Frame 1 (no input): blank canvas, image omitted
Frame 60 (no input): blank canvas, image omitted
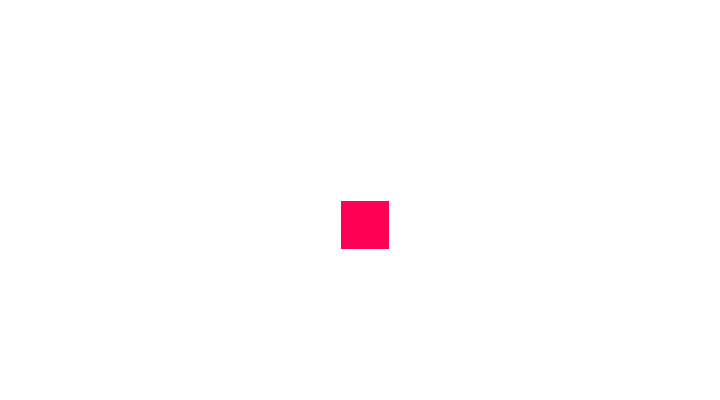
Frame 120 (the mouse pressed at the canvas centre since frame 60)

The p5.js sketch whose frames 1 and 60 were blank and that drew this single picture after the mouse press (run headless with seeded random() and noise() and a simulated clock; from frame 60 on, the mouse is pressed at the canvas centre):

// p5.js sketch
// ── sketch.js
var c = 0;


function setup() {
  createCanvas(720, 400); //Crea un cuadrat de 720 x 400.
  background(255); //Fons del quadrat (blanc).
  strokeWeight(2) //Gruix de la linea (10).
  colorMode(HSB); //Tipus de color seleccionat (HSB).
  
  

}

function draw() {
  
  if (mouseIsPressed) {
   stroke(255);
  } else {
   noStroke(237, 34, 93);
  }
  rect(mouseX - 20, mouseY, 50,50); 
  rect(mouseX - 20, mouseY, 50,50);
  fill(mouseX - 20, mouseY, mouseX + 20, mouseY);
  print(mouseX, mouseY);
}
